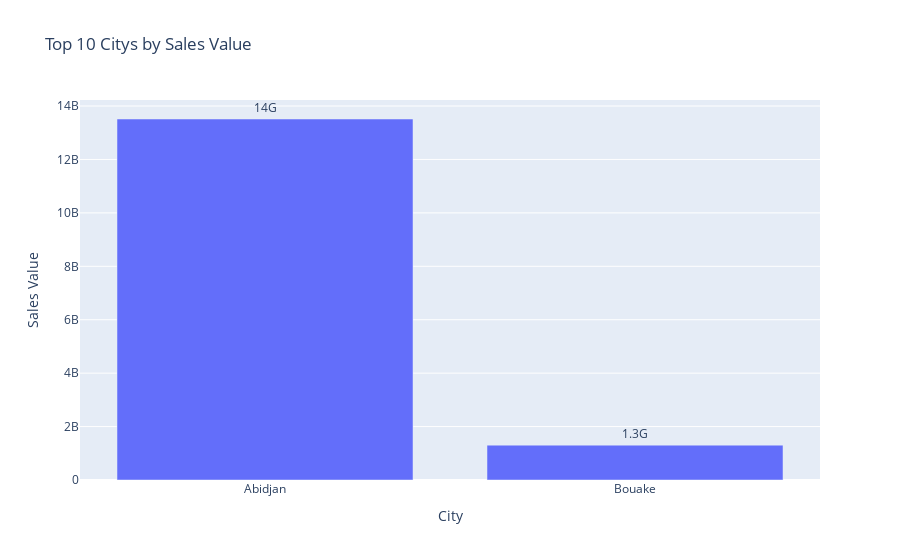
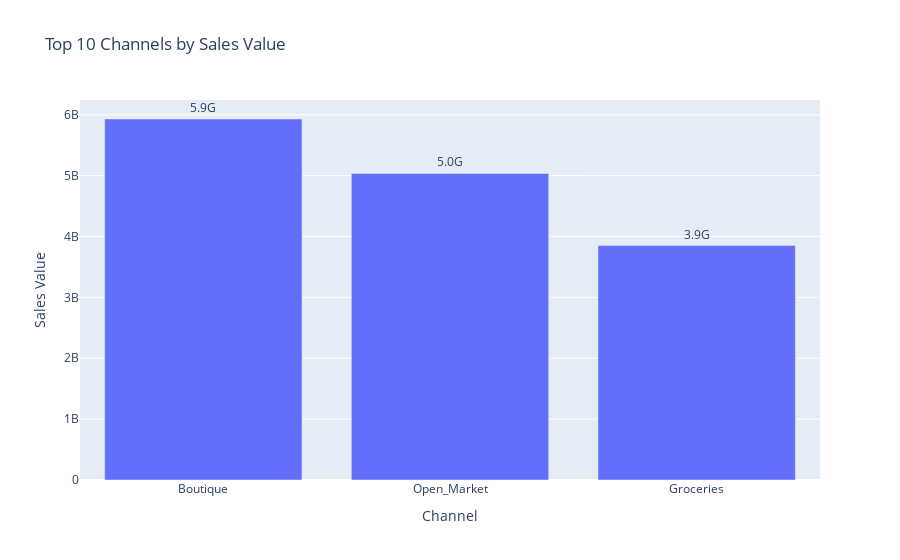
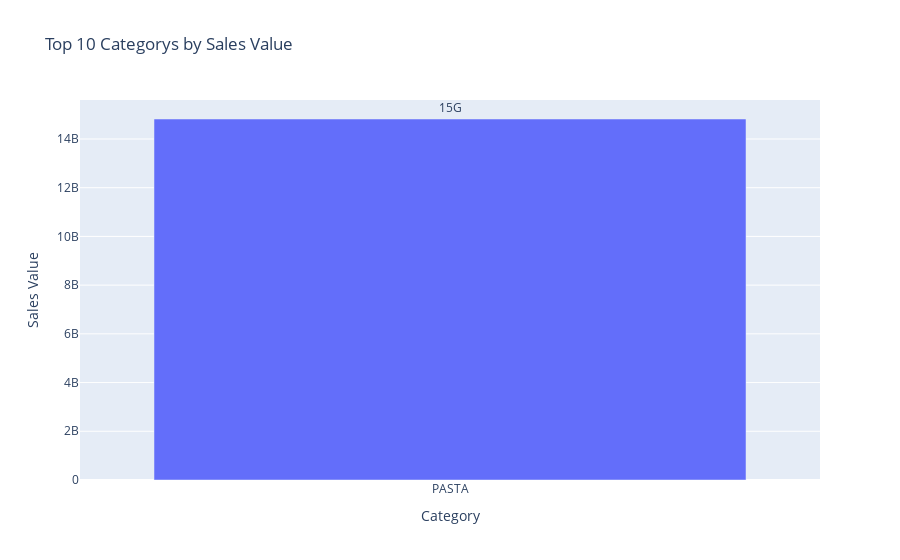
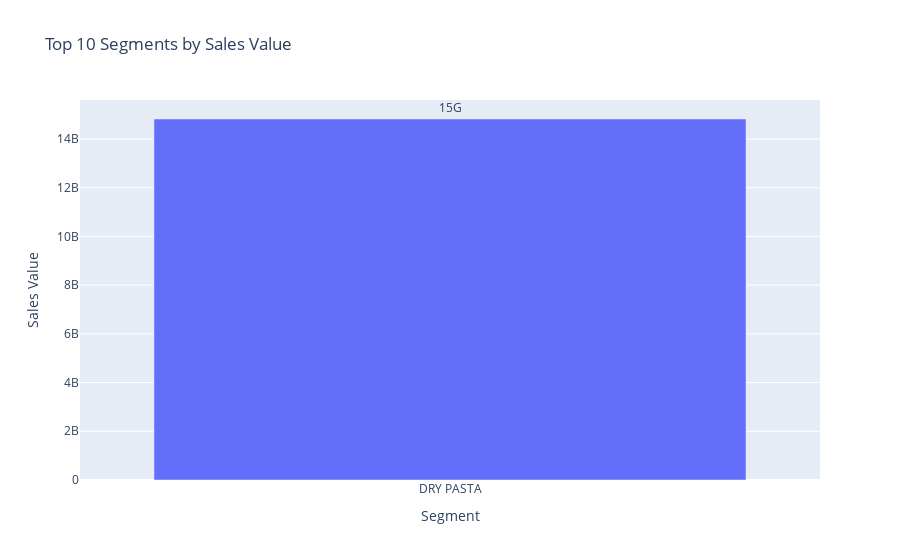

Source (notebook cell) for these figures, in order:
### Code cell
df['Period'] = pd.to_datetime(df['Period'])

# Aggregating the data
aggregates = {
    'City': df.groupby('City')[['Sales_Volume(KG_LTRS)', 'Sales_Value']].sum().reset_index(),
    'Channel': df.groupby('Channel')[['Sales_Volume(KG_LTRS)', 'Sales_Value']].sum().reset_index(),
    'Category': df.groupby('Category')[['Sales_Volume(KG_LTRS)', 'Sales_Value']].sum().reset_index(),
    'Segment': df.groupby('Segment')[['Sales_Volume(KG_LTRS)', 'Sales_Value']].sum().reset_index(),
    'Manufacturer': df.groupby('Manufacturer')[['Sales_Volume(KG_LTRS)', 'Sales_Value']].sum().reset_index(),
    'Brand': df.groupby('Brand')[['Sales_Volume(KG_LTRS)', 'Sales_Value']].sum().reset_index(),
    'Item Name': df.groupby('Item Name')[['Sales_Volume(KG_LTRS)', 'Sales_Value']].sum().reset_index()
}

# Plotting function
def plot_top_performers(df, category):
    fig = px.bar(df.sort_values(by='Sales_Value', ascending=False).head(10), 
                 x=category, 
                 y='Sales_Value', 
                 title=f'Top 10 {category}s by Sales Value',
                 labels={category: category, 'Sales_Value': 'Sales Value'},
                 text='Sales_Value')
    fig.update_traces(texttemplate='%{text:.2s}', textposition='outside')
    fig.update_layout(uniformtext_minsize=8, uniformtext_mode='hide')
    fig.show()

# Plotting top performers
for category, df in aggregates.items():
    plot_top_performers(df, category)

### Figure 1 — Plotly figure (JSON) as saved in the notebook; plotly's stock layout.template omitted (floating-point values rounded to 4 significant figures)
{"data": [{"alignmentgroup": "True", "hovertemplate": "City=%{x}<br>Sales Value=%{text}<extra></extra>", "legendgroup": "", "marker": {"color": "#636efa", "pattern": {"shape": ""}}, "name": "", "offsetgroup": "", "orientation": "v", "showlegend": false, "text": [13510000000.0, 1305000000.0], "textposition": "outside", "texttemplate": "%{text:.2s}", "type": "bar", "x": ["Abidjan", "Bouake"], "xaxis": "x", "y": [13510000000.0, 1305000000.0], "yaxis": "y"}], "layout": {"barmode": "relative", "legend": {"tracegroupgap": 0}, "title": {"text": "Top 10 Citys by Sales Value"}, "uniformtext": {"minsize": 8, "mode": "hide"}, "xaxis": {"anchor": "y", "domain": [0, 1], "title": {"text": "City"}}, "yaxis": {"anchor": "x", "domain": [0, 1], "title": {"text": "Sales Value"}}}}

### Figure 2 — Plotly figure (JSON) as saved in the notebook; plotly's stock layout.template omitted (floating-point values rounded to 4 significant figures)
{"data": [{"alignmentgroup": "True", "hovertemplate": "Channel=%{x}<br>Sales Value=%{text}<extra></extra>", "legendgroup": "", "marker": {"color": "#636efa", "pattern": {"shape": ""}}, "name": "", "offsetgroup": "", "orientation": "v", "showlegend": false, "text": [5931000000.0, 5037000000.0, 3852000000.0], "textposition": "outside", "texttemplate": "%{text:.2s}", "type": "bar", "x": ["Boutique", "Open_Market", "Groceries"], "xaxis": "x", "y": [5931000000.0, 5037000000.0, 3852000000.0], "yaxis": "y"}], "layout": {"barmode": "relative", "legend": {"tracegroupgap": 0}, "title": {"text": "Top 10 Channels by Sales Value"}, "uniformtext": {"minsize": 8, "mode": "hide"}, "xaxis": {"anchor": "y", "domain": [0, 1], "title": {"text": "Channel"}}, "yaxis": {"anchor": "x", "domain": [0, 1], "title": {"text": "Sales Value"}}}}

### Figure 3 — Plotly figure (JSON) as saved in the notebook; plotly's stock layout.template omitted (floating-point values rounded to 4 significant figures)
{"data": [{"alignmentgroup": "True", "hovertemplate": "Category=%{x}<br>Sales Value=%{text}<extra></extra>", "legendgroup": "", "marker": {"color": "#636efa", "pattern": {"shape": ""}}, "name": "", "offsetgroup": "", "orientation": "v", "showlegend": false, "text": [14820000000.0], "textposition": "outside", "texttemplate": "%{text:.2s}", "type": "bar", "x": ["PASTA"], "xaxis": "x", "y": [14820000000.0], "yaxis": "y"}], "layout": {"barmode": "relative", "legend": {"tracegroupgap": 0}, "title": {"text": "Top 10 Categorys by Sales Value"}, "uniformtext": {"minsize": 8, "mode": "hide"}, "xaxis": {"anchor": "y", "domain": [0, 1], "title": {"text": "Category"}}, "yaxis": {"anchor": "x", "domain": [0, 1], "title": {"text": "Sales Value"}}}}

### Figure 4 — Plotly figure (JSON) as saved in the notebook; plotly's stock layout.template omitted (floating-point values rounded to 4 significant figures)
{"data": [{"alignmentgroup": "True", "hovertemplate": "Segment=%{x}<br>Sales Value=%{text}<extra></extra>", "legendgroup": "", "marker": {"color": "#636efa", "pattern": {"shape": ""}}, "name": "", "offsetgroup": "", "orientation": "v", "showlegend": false, "text": [14820000000.0], "textposition": "outside", "texttemplate": "%{text:.2s}", "type": "bar", "x": ["DRY PASTA"], "xaxis": "x", "y": [14820000000.0], "yaxis": "y"}], "layout": {"barmode": "relative", "legend": {"tracegroupgap": 0}, "title": {"text": "Top 10 Segments by Sales Value"}, "uniformtext": {"minsize": 8, "mode": "hide"}, "xaxis": {"anchor": "y", "domain": [0, 1], "title": {"text": "Segment"}}, "yaxis": {"anchor": "x", "domain": [0, 1], "title": {"text": "Sales Value"}}}}
